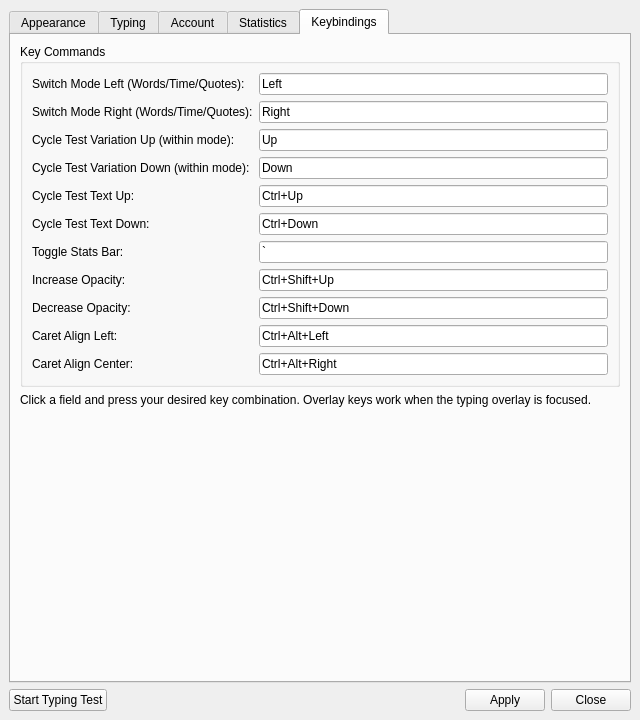
<?xml version="1.0" encoding="UTF-8"?>
<ui version="4.0">
 <class>SettingsWindow</class>
 <widget class="QMainWindow" name="SettingsWindow">
  <property name="geometry">
   <rect>
    <x>0</x>
    <y>0</y>
    <width>640</width>
    <height>720</height>
   </rect>
  </property>
  <property name="windowTitle">
   <string>TippyTappyTypes Settings</string>
  </property>
  <widget class="QWidget" name="centralwidget">
   <layout class="QVBoxLayout" name="verticalLayout">
    <item>
     <widget class="QTabWidget" name="tabWidget">
      <property name="currentIndex">
       <number>4</number>
      </property>
      <widget class="QWidget" name="tab_appearance">
       <attribute name="title">
        <string>Appearance</string>
       </attribute>
       <layout class="QVBoxLayout" name="verticalLayout_2">
        <item>
         <widget class="QGroupBox" name="groupBox_font">
          <property name="title">
           <string>Font Settings</string>
          </property>
          <layout class="QFormLayout" name="formLayout">
           <item row="0" column="0">
            <widget class="QLabel" name="label_font">
             <property name="text">
              <string>Font:</string>
             </property>
            </widget>
           </item>
           <item row="0" column="1">
            <widget class="QFontComboBox" name="fontComboBox"/>
           </item>
           <item row="1" column="0">
            <widget class="QLabel" name="label_fontSize">
             <property name="text">
              <string>Font Size:</string>
             </property>
            </widget>
           </item>
           <item row="1" column="1">
            <widget class="QSpinBox" name="spinBox_fontSize">
             <property name="minimum">
              <number>5</number>
             </property>
             <property name="maximum">
              <number>72</number>
             </property>
             <property name="value">
              <number>24</number>
             </property>
            </widget>
           </item>
          </layout>
         </widget>
        </item>
        <item>
         <widget class="QGroupBox" name="groupBox_colors">
          <property name="title">
           <string>Color Settings</string>
          </property>
          <layout class="QFormLayout" name="formLayout_2">
           <item row="0" column="0">
            <widget class="QLabel" name="label_primaryColor">
             <property name="text">
              <string>Primary Color:</string>
             </property>
            </widget>
           </item>
           <item row="0" column="1">
            <widget class="QPushButton" name="btn_untypedColor">
             <property name="text">
              <string>Choose Color</string>
             </property>
            </widget>
           </item>
           <item row="1" column="0">
            <widget class="QLabel" name="label_secondaryColor">
             <property name="text">
              <string>Secondary Color:</string>
             </property>
            </widget>
           </item>
           <item row="1" column="1">
            <widget class="QPushButton" name="btn_typedColor">
             <property name="text">
              <string>Choose Color</string>
             </property>
            </widget>
           </item>
           <item row="2" column="0">
            <widget class="QLabel" name="label_errorColor">
             <property name="text">
              <string>Error Color:</string>
             </property>
            </widget>
           </item>
           <item row="2" column="1">
            <widget class="QPushButton" name="btn_errorColor">
             <property name="text">
              <string>Choose Color</string>
             </property>
            </widget>
           </item>
           <item row="3" column="0">
            <widget class="QLabel" name="label_windowColor">
             <property name="text">
              <string>Window Color:</string>
             </property>
            </widget>
           </item>
           <item row="3" column="1">
            <widget class="QPushButton" name="btn_windowColor">
             <property name="text">
              <string>Choose Color</string>
             </property>
            </widget>
           </item>
           <item row="4" column="0">
            <widget class="QLabel" name="label_bgOpacity">
             <property name="text">
              <string>Background Opacity:</string>
             </property>
            </widget>
           </item>
           <item row="4" column="1">
            <widget class="QSlider" name="slider_bgOpacity">
             <property name="maximum">
              <number>255</number>
             </property>
             <property name="value">
              <number>128</number>
             </property>
             <property name="orientation">
              <enum>Qt::Horizontal</enum>
             </property>
            </widget>
           </item>
          </layout>
         </widget>
        </item>
        <item>
         <widget class="QGroupBox" name="groupBox_themes">
          <property name="title">
           <string>Color Themes</string>
          </property>
          <layout class="QVBoxLayout" name="verticalLayout_themes">
           <item>
            <layout class="QHBoxLayout" name="horizontalLayout_themes">
             <item>
              <widget class="QListWidget" name="listWidget_themes"/>
             </item>
             <item>
              <layout class="QVBoxLayout" name="verticalLayout_themeButtons">
               <item>
                <widget class="QPushButton" name="btn_applyTheme">
                 <property name="text">
                  <string>Apply Theme</string>
                 </property>
                </widget>
               </item>
               <item>
                <widget class="QPushButton" name="btn_saveTheme">
                 <property name="text">
                  <string>Save as New</string>
                 </property>
                </widget>
               </item>
               <item>
                <widget class="QPushButton" name="btn_updateTheme">
                 <property name="text">
                  <string>Update Theme</string>
                 </property>
                </widget>
               </item>
               <item>
                <widget class="QPushButton" name="btn_deleteTheme">
                 <property name="text">
                  <string>Delete Theme</string>
                 </property>
                </widget>
               </item>
               <item>
                <spacer name="verticalSpacer_themes">
                 <property name="orientation">
                  <enum>Qt::Vertical</enum>
                 </property>
                 <property name="sizeHint" stdset="0">
                  <size>
                   <width>20</width>
                   <height>20</height>
                  </size>
                 </property>
                </spacer>
               </item>
              </layout>
             </item>
            </layout>
           </item>
           <item>
            <layout class="QHBoxLayout" name="horizontalLayout_themeName">
             <item>
              <widget class="QLabel" name="label_themeName">
               <property name="text">
                <string>Theme Name:</string>
               </property>
              </widget>
             </item>
             <item>
              <widget class="QLineEdit" name="lineEdit_themeName">
               <property name="placeholderText">
                <string>Enter theme name...</string>
               </property>
              </widget>
             </item>
            </layout>
           </item>
          </layout>
         </widget>
        </item>
        <item>
         <spacer name="verticalSpacer">
          <property name="orientation">
           <enum>Qt::Vertical</enum>
          </property>
          <property name="sizeHint" stdset="0">
           <size>
            <width>20</width>
            <height>20</height>
           </size>
          </property>
         </spacer>
        </item>
       </layout>
      </widget>
      <widget class="QWidget" name="tab_typing">
       <attribute name="title">
        <string>Typing</string>
       </attribute>
       <layout class="QVBoxLayout" name="verticalLayout_3">
        <item>
         <widget class="QGroupBox" name="groupBox_typingBehavior">
          <property name="title">
           <string>Typing Behavior</string>
          </property>
          <layout class="QVBoxLayout" name="verticalLayout_4">
           <item>
            <widget class="QRadioButton" name="radio_movePerChar">
             <property name="text">
              <string>Move text per character</string>
             </property>
             <property name="checked">
              <bool>true</bool>
             </property>
            </widget>
           </item>
           <item>
            <widget class="QRadioButton" name="radio_movePerWord">
             <property name="text">
              <string>Move text per word</string>
             </property>
            </widget>
           </item>
           <item>
            <widget class="QCheckBox" name="checkBox_pauseOnFocus">
             <property name="text">
              <string>Pause test on focus loss or 5s inactivity</string>
             </property>
            </widget>
           </item>
          </layout>
         </widget>
        </item>
        <item>
         <widget class="QGroupBox" name="groupBox_typingTests">
          <property name="title">
           <string>Typing Tests</string>
          </property>
          <layout class="QVBoxLayout" name="verticalLayout_9">
           <item>
            <layout class="QHBoxLayout" name="horizontalLayout_testControls">
             <item>
              <widget class="QPushButton" name="btn_addTest">
               <property name="text">
                <string>Add Test</string>
               </property>
              </widget>
             </item>
             <item>
              <widget class="QPushButton" name="btn_removeTest">
               <property name="text">
                <string>Remove Selected</string>
               </property>
              </widget>
             </item>
             <item>
              <widget class="QPushButton" name="btn_randomTest">
               <property name="text">
                <string>Use Random</string>
               </property>
               <property name="checkable">
                <bool>true</bool>
               </property>
              </widget>
             </item>
             <item>
              <spacer name="horizontalSpacer_2">
               <property name="orientation">
                <enum>Qt::Horizontal</enum>
               </property>
               <property name="sizeHint" stdset="0">
                <size>
                 <width>40</width>
                 <height>20</height>
                </size>
               </property>
              </spacer>
             </item>
            </layout>
           </item>
           <item>
            <widget class="QListWidget" name="listWidget_tests"/>
           </item>
           <item>
            <widget class="QLabel" name="label_testName">
             <property name="text">
              <string>Test Name / Category:</string>
             </property>
            </widget>
           </item>
           <item>
            <layout class="QHBoxLayout" name="horizontalLayout_testName">
             <item>
              <widget class="QLineEdit" name="lineEdit_testName">
               <property name="placeholderText">
                <string>Enter test name...</string>
               </property>
              </widget>
             </item>
             <item>
              <widget class="QComboBox" name="comboBox_testCategory">
               <item>
                <property name="text">
                 <string>Word Pool</string>
                </property>
               </item>
               <item>
                <property name="text">
                 <string>Quote</string>
                </property>
               </item>
              </widget>
             </item>
            </layout>
           </item>
           <item>
            <widget class="QLabel" name="label_testText">
             <property name="text">
              <string>Test Text:</string>
             </property>
            </widget>
           </item>
           <item>
            <widget class="QTextEdit" name="textEdit_testText">
             <property name="placeholderText">
              <string>Enter typing test text (leave empty for random words)...</string>
             </property>
            </widget>
           </item>
          </layout>
         </widget>
        </item>
        <item>
         <widget class="QGroupBox" name="groupBox_display">
          <property name="title">
           <string>Display Settings</string>
          </property>
          <layout class="QFormLayout" name="formLayout_4">
           <item row="0" column="0">
            <widget class="QLabel" name="label_width">
             <property name="text">
              <string>Typing Area Width:</string>
             </property>
            </widget>
           </item>
           <item row="0" column="1">
            <widget class="QSpinBox" name="spinBox_width">
             <property name="minimum">
              <number>100</number>
             </property>
             <property name="maximum">
              <number>2400</number>
             </property>
             <property name="singleStep">
              <number>100</number>
             </property>
             <property name="value">
              <number>1200</number>
             </property>
            </widget>
           </item>
           <item row="1" column="0">
            <widget class="QLabel" name="label_height">
             <property name="text">
              <string>Typing Area Height:</string>
             </property>
            </widget>
           </item>
           <item row="1" column="1">
            <widget class="QSpinBox" name="spinBox_height">
             <property name="minimum">
              <number>20</number>
             </property>
             <property name="maximum">
              <number>300</number>
             </property>
             <property name="singleStep">
              <number>10</number>
             </property>
             <property name="value">
              <number>120</number>
             </property>
            </widget>
           </item>
           <item row="2" column="0">
            <widget class="QLabel" name="label_showBorder">
             <property name="text">
              <string>Show Border:</string>
             </property>
            </widget>
           </item>
           <item row="2" column="1">
            <widget class="QCheckBox" name="checkBox_showBorder">
             <property name="text">
              <string>Enable border around typing area</string>
             </property>
            </widget>
           </item>
           <item row="3" column="0">
            <widget class="QLabel" name="label_textAlign">
             <property name="text">
              <string>Caret Alignment:</string>
             </property>
            </widget>
           </item>
           <item row="3" column="1">
            <layout class="QHBoxLayout" name="horizontalLayout_align">
             <item>
              <widget class="QRadioButton" name="radio_alignCenter">
               <property name="text">
                <string>Centered</string>
               </property>
               <property name="checked">
                <bool>true</bool>
               </property>
              </widget>
             </item>
             <item>
              <widget class="QRadioButton" name="radio_alignLeft">
               <property name="text">
                <string>Left-aligned</string>
               </property>
              </widget>
             </item>
            </layout>
           </item>
          </layout>
         </widget>
        </item>
        <item>
         <spacer name="verticalSpacer_2">
          <property name="orientation">
           <enum>Qt::Vertical</enum>
          </property>
          <property name="sizeHint" stdset="0">
           <size>
            <width>20</width>
            <height>20</height>
           </size>
          </property>
         </spacer>
        </item>
       </layout>
      </widget>
      <widget class="QWidget" name="tab_account">
       <attribute name="title">
        <string>Account</string>
       </attribute>
       <layout class="QVBoxLayout" name="verticalLayout_5">
        <item>
         <widget class="QGroupBox" name="groupBox_account">
          <property name="title">
           <string>Google Account</string>
          </property>
          <layout class="QVBoxLayout" name="verticalLayout_6">
           <item>
            <widget class="QLabel" name="label_accountStatus">
             <property name="text">
              <string>Not logged in</string>
             </property>
            </widget>
           </item>
           <item>
            <widget class="QPushButton" name="btn_login">
             <property name="text">
              <string>Login with Google</string>
             </property>
            </widget>
           </item>
           <item>
            <widget class="QPushButton" name="btn_logout">
             <property name="enabled">
              <bool>false</bool>
             </property>
             <property name="text">
              <string>Logout</string>
             </property>
            </widget>
           </item>
          </layout>
         </widget>
        </item>
        <item>
         <spacer name="verticalSpacer_3">
          <property name="orientation">
           <enum>Qt::Vertical</enum>
          </property>
          <property name="sizeHint" stdset="0">
           <size>
            <width>20</width>
            <height>40</height>
           </size>
          </property>
         </spacer>
        </item>
       </layout>
      </widget>
      <widget class="QWidget" name="tab_stats">
       <attribute name="title">
        <string>Statistics</string>
       </attribute>
       <layout class="QVBoxLayout" name="verticalLayout_7">
        <item>
         <widget class="QTextBrowser" name="textBrowser_stats"/>
        </item>
       </layout>
      </widget>
      <widget class="QWidget" name="tab_keybindings">
       <attribute name="title">
        <string>Keybindings</string>
       </attribute>
       <layout class="QVBoxLayout" name="verticalLayout_11">
        <item>
         <widget class="QGroupBox" name="groupBox_keybindings">
          <property name="title">
           <string>Key Commands</string>
          </property>
          <layout class="QFormLayout" name="formLayout_5">
           <item row="0" column="0">
            <widget class="QLabel" name="label_cycleModeLeft">
             <property name="toolTip">
              <string>Press this key to cycle to the previous test mode: Words → Quotes → Time → Words. Only works when no test is running.</string>
             </property>
             <property name="text">
              <string>Switch Mode Left (Words/Time/Quotes):</string>
             </property>
            </widget>
           </item>
           <item row="0" column="1">
            <widget class="QKeySequenceEdit" name="keySeq_cycleOptionLeft">
             <property name="keySequence">
              <string>Left</string>
             </property>
            </widget>
           </item>
           <item row="1" column="0">
            <widget class="QLabel" name="label_cycleModeRight">
             <property name="toolTip">
              <string>Press this key to cycle to the next test mode: Words → Time → Quotes → Words. Only works when no test is running.</string>
             </property>
             <property name="text">
              <string>Switch Mode Right (Words/Time/Quotes):</string>
             </property>
            </widget>
           </item>
           <item row="1" column="1">
            <widget class="QKeySequenceEdit" name="keySeq_cycleOptionRight">
             <property name="keySequence">
              <string>Right</string>
             </property>
            </widget>
           </item>
           <item row="2" column="0">
            <widget class="QLabel" name="label_cycleOptionUp">
             <property name="toolTip">
              <string>Press this key to increase the value of the current mode option — e.g. 25→50 words, 30s→60s, or short→medium quotes. Only works when no test is running.</string>
             </property>
             <property name="text">
              <string>Cycle Test Variation Up (within mode):</string>
             </property>
            </widget>
           </item>
           <item row="2" column="1">
            <widget class="QKeySequenceEdit" name="keySeq_cycleTestUp">
             <property name="keySequence">
              <string>Up</string>
             </property>
            </widget>
           </item>
           <item row="3" column="0">
            <widget class="QLabel" name="label_cycleOptionDown">
             <property name="toolTip">
              <string>Press this key to decrease the value of the current mode option — e.g. 50→25 words, 60s→30s, or medium→short quotes. Only works when no test is running.</string>
             </property>
             <property name="text">
              <string>Cycle Test Variation Down (within mode):</string>
             </property>
            </widget>
           </item>
           <item row="3" column="1">
            <widget class="QKeySequenceEdit" name="keySeq_cycleTestDown">
             <property name="keySequence">
              <string>Down</string>
             </property>
            </widget>
           </item>
           <item row="4" column="0">
            <widget class="QLabel" name="label_cycleTestUp">
             <property name="toolTip">
              <string>Press this key to switch to the previous typing test in your list (e.g. Default → Test 2).</string>
             </property>
             <property name="text">
              <string>Cycle Test Text Up:</string>
             </property>
            </widget>
           </item>
           <item row="4" column="1">
            <widget class="QKeySequenceEdit" name="keySeq_cycleTestUpKey">
             <property name="keySequence">
              <string>Ctrl+Up</string>
             </property>
            </widget>
           </item>
           <item row="5" column="0">
            <widget class="QLabel" name="label_cycleTestDown">
             <property name="toolTip">
              <string>Press this key to switch to the next typing test in your list (e.g. Test 2 → Default).</string>
             </property>
             <property name="text">
              <string>Cycle Test Text Down:</string>
             </property>
            </widget>
           </item>
           <item row="5" column="1">
            <widget class="QKeySequenceEdit" name="keySeq_cycleTestDownKey">
             <property name="keySequence">
              <string>Ctrl+Down</string>
             </property>
            </widget>
           </item>
           <item row="6" column="0">
            <widget class="QLabel" name="label_toggleStats">
             <property name="toolTip">
              <string>Press this key to show or hide the stats bar (WPM, accuracy, time, and the Words/Time/Quotes mode selector).</string>
             </property>
             <property name="text">
              <string>Toggle Stats Bar:</string>
             </property>
            </widget>
           </item>
           <item row="6" column="1">
            <widget class="QKeySequenceEdit" name="keySeq_toggleStats">
             <property name="keySequence">
              <string>`</string>
             </property>
            </widget>
           </item>
           <item row="7" column="0">
            <widget class="QLabel" name="label_increaseOpacity">
             <property name="toolTip">
              <string>Press this key to make the overlay background more opaque (0–255).</string>
             </property>
             <property name="text">
              <string>Increase Opacity:</string>
             </property>
            </widget>
           </item>
           <item row="7" column="1">
            <widget class="QKeySequenceEdit" name="keySeq_increaseOpacity">
             <property name="keySequence">
              <string>Ctrl+Shift+Up</string>
             </property>
            </widget>
           </item>
           <item row="8" column="0">
            <widget class="QLabel" name="label_decreaseOpacity">
             <property name="toolTip">
              <string>Press this key to make the overlay background more transparent (0–255).</string>
             </property>
             <property name="text">
              <string>Decrease Opacity:</string>
             </property>
            </widget>
           </item>
           <item row="8" column="1">
            <widget class="QKeySequenceEdit" name="keySeq_decreaseOpacity">
             <property name="keySequence">
              <string>Ctrl+Shift+Down</string>
             </property>
            </widget>
           </item>
           <item row="9" column="0">
            <widget class="QLabel" name="label_alignLeft">
             <property name="toolTip">
              <string>Press this key to switch the typing caret to left-aligned (stays at a fixed column).</string>
             </property>
             <property name="text">
              <string>Caret Align Left:</string>
             </property>
            </widget>
           </item>
           <item row="9" column="1">
            <widget class="QKeySequenceEdit" name="keySeq_alignLeft">
             <property name="keySequence">
              <string>Ctrl+Alt+Left</string>
             </property>
            </widget>
           </item>
           <item row="10" column="0">
            <widget class="QLabel" name="label_alignCenter">
             <property name="toolTip">
              <string>Press this key to switch the typing caret to centered in the overlay.</string>
             </property>
             <property name="text">
              <string>Caret Align Center:</string>
             </property>
            </widget>
           </item>
           <item row="10" column="1">
            <widget class="QKeySequenceEdit" name="keySeq_alignCenter">
             <property name="keySequence">
              <string>Ctrl+Alt+Right</string>
             </property>
            </widget>
           </item>
          </layout>
         </widget>
        </item>
        <item>
         <widget class="QLabel" name="label_keybindingInfo">
          <property name="text">
           <string>Click a field and press your desired key combination. Overlay keys work when the typing overlay is focused.</string>
          </property>
          <property name="wordWrap">
           <bool>true</bool>
          </property>
         </widget>
        </item>
        <item>
         <spacer name="verticalSpacer_4">
          <property name="orientation">
           <enum>Qt::Vertical</enum>
          </property>
          <property name="sizeHint" stdset="0">
           <size>
            <width>20</width>
            <height>40</height>
           </size>
          </property>
         </spacer>
        </item>
       </layout>
      </widget>
     </widget>
    </item>
    <item>
     <layout class="QHBoxLayout" name="horizontalLayout_bottom">
      <item>
       <widget class="QPushButton" name="btn_startTyping">
        <property name="text">
         <string>Start Typing Test</string>
        </property>
       </widget>
      </item>
      <item>
       <spacer name="horizontalSpacer">
        <property name="orientation">
         <enum>Qt::Horizontal</enum>
        </property>
        <property name="sizeHint" stdset="0">
         <size>
          <width>40</width>
          <height>20</height>
         </size>
        </property>
       </spacer>
      </item>
      <item>
       <widget class="QPushButton" name="btn_apply">
        <property name="text">
         <string>Apply</string>
        </property>
       </widget>
      </item>
      <item>
       <widget class="QPushButton" name="btn_close">
        <property name="text">
         <string>Close</string>
        </property>
       </widget>
      </item>
     </layout>
    </item>
   </layout>
  </widget>
 </widget>
 <resources/>
 <connections/>
</ui>
